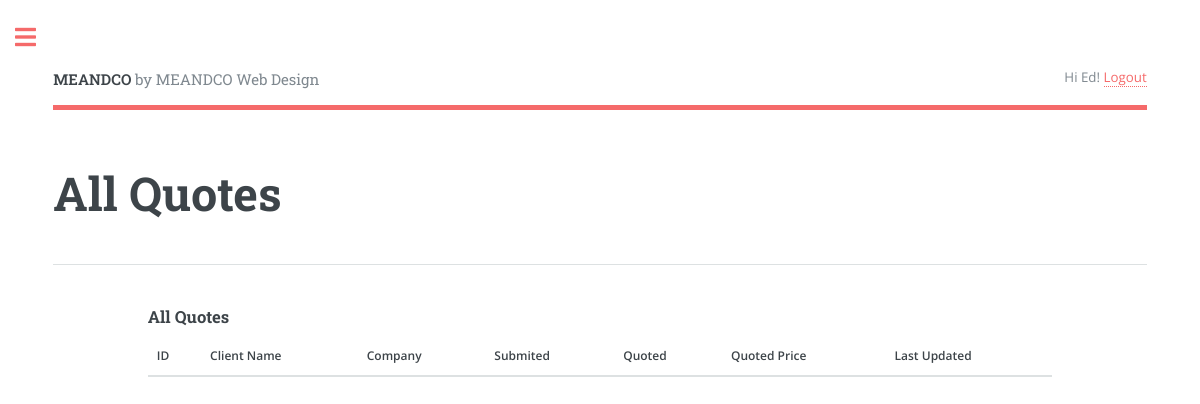
Page /quotes/ (signed in) on the earlier database version.
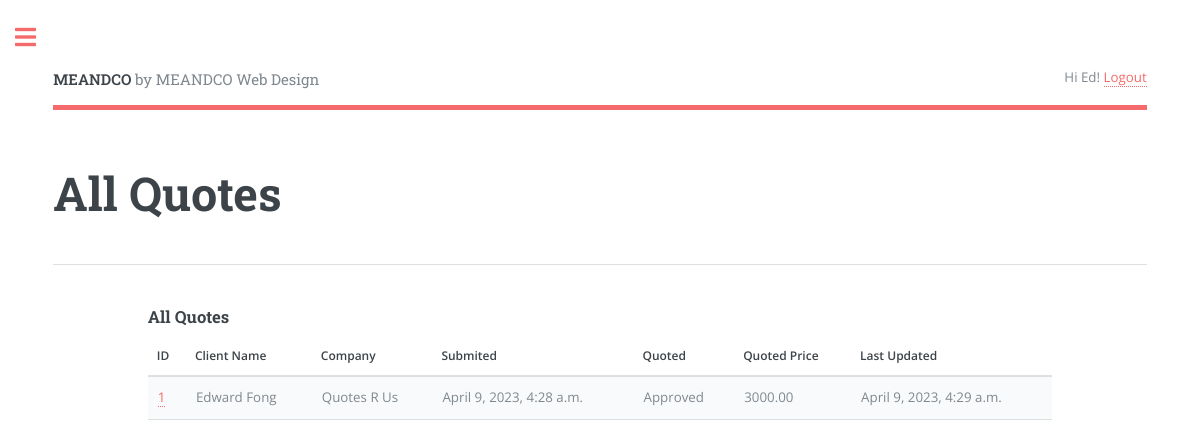
Same page on the later database version.
### quote/models.py (models this page shows, shortened)
class Quote(models.Model):
    class Status(models.TextChoices):
        PENDING = 'Pending'
        REVIEWING = 'Reviewing'
        APPROVED = 'Approved'
    class Priority(models.TextChoices):
        URGENT  = 'UG', _('Urgent - 1 to week or less')
        NORMAL  = 'NM', _('Normal - 2 to 4 weeks')
        LOW     = 'LW', _('Low - Still Researching')
    name = models.CharField(max_length=250)
    position = models.CharField(max_length=250, null=True,
                                blank=True)
    company = models.CharField(max_length=250, null=True,
                               blank=True)
    address = models.CharField(max_length=250, null=True,
                               blank=True)
    phone = models.CharField(max_length=30)
    email = models.EmailField(max_length=250)
    web_address = models.CharField(max_length=250, null=True,
                                   blank=True)
    description = models.TextField()
    created = models.DateTimeField(auto_now_add=True)
    updated = models.DateTimeField(auto_now=True)
    stat = models.CharField(max_length=20,
                              choices=Status.choices,
                              default=Status.PENDING)
    priority = models.CharField(max_length=2,
                                choices=Priority.choices,
                                default=Priority.NORMAL)
    quoted_price = models.DecimalField(max_digits=250,decimal_places=2,
                                    null=True, blank=True)
    jobfile = models.FileField(upload_to="jobfiles/", null=True, blank=True)
    class Meta:
        ordering = ['created']
        indexes = [
            models.Index(fields=['created'])
        ]

### quote/views.py (the view)
# urls.py: path('quotes/', views.quotes_list, name='quotes_list'),
@login_required(login_url='login')
def quotes_list(request):
    quotes =  Quote.objects.all()
    context = {'quotes':quotes}
    return render(request, 'quote/quotes_list.html', context)

### quote/templates/quote/quotes_list.html (shortened to what this page needs)
{% extends "base.html" %}
{% block header %}All Quotes{% endblock %}
{% block content %}
  <h3>All Quotes</h3>
    <div class="table-wrapper">
        <table>
            <thead>
            <tr>
                <th>ID</th>
                <th>Client Name</th>
                <th>Company</th>
                <th>Submited</th>
                <th>Quoted</th>
                <th>Quoted Price</th>
                <th>Last Updated</th>
            </tr>
            </thead>
            <tbody>
            {% if quotes %}
            {% for q in quotes %}
                <tr>
                    <td><a href="{% url 'quote_detail' q.id %}">{{ q.id }}</a></td>
                    <td>{{ q.name }}</td>
                    <td>{{ q.company }} </td>
                    <td>{{ q.created }}</td>
                    <td>{{ q.stat }}</td>
                    <td>{% if q.quoted_price  %}{{ q.quoted_price }} {% else %}--{% endif %}</td>
                    <td>{{ q.updated }}</td>
                </tr>
            {% endfor %}
            {% endif %}
          </tbody>
        </table>
     </div>
{% endblock %}

Differences in the rows shown:
added Quote: id "1", name "Edward Fong", company "Quotes R Us", created "April 9, 2023, 4:28 a.m.", stat "Approved", quoted_price "3000.00", updated "April 9, 2023, 4:29 a.m."
